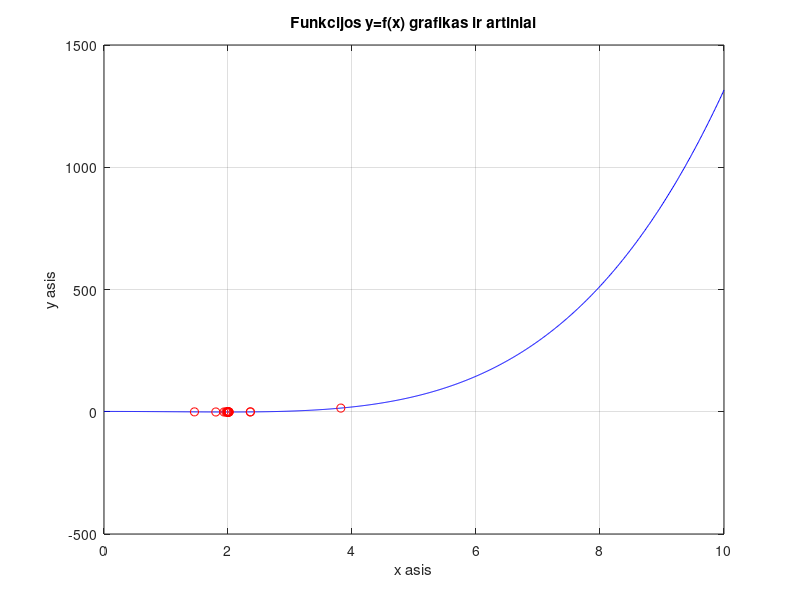

This figure's MATLAB source:
function AuksinisPjuvis
% Aksinio pjuvio metodu randamas funkcijos f(x) minimumas intervale [l,r].

f=@(x)(((x.^2-4).^2)/7) - 1;

l=0;   % apatinis intervalo rezis
r=10;  % desinysis intervalo rezis

epsilon=10^(-4); %tikslumas

k=1; %iteraciju skaitliukas
kmax=100; % maksimalus iteraciju skaitliukas

%Funkcijos grafiko y=f(x) braizymas
x=l:0.01:r;
y=f(x);
plot(x,y,'b');
grid on;
xlabel('x asis');
ylabel('y asis');
title(['Funkcijos y=f(x) grafikas ir artiniai']);

%Metodo realizavimas
%L=r-l;      %intervalo ilgis
%xm=(l+r)/2; %intervalo vidurio taskas
%ym=f(xm);

disp(['     xm        ym        k         funkc. kviet. sk']);

format long

gR = (sqrt(5) - 1) / 2;

L = r-l;
x1 = r-gR*L;
y1 = f(x1);
x2 = l + gR*L;
y2 = f(x2);

while L>= epsilon
      format long
      disp([x1, y1]);
      format short
      disp([k, k+2]);
            
      hold on;
      plot(x1, y1, 'ro');
          
      
      if y2 < y1
          l = x1;
          L = r - l;
          x1 = x2;
          y1=y2;
          x2 = l + gR*L;
          y2 = f(x2);
      else
          r = x2;
          L = r - l;
          x2 = x1;
          y2=y1;
          x1 = r - gR*L;
          y1 = f(x1);
      end 
          
      if k==kmax
          format short
          disp(['Pasiektas maksimalus iteraciju skaicius k=', num2str(kmax)]);
          break
      end   
      
      k=k+1;
      L=r-l;
end
end
